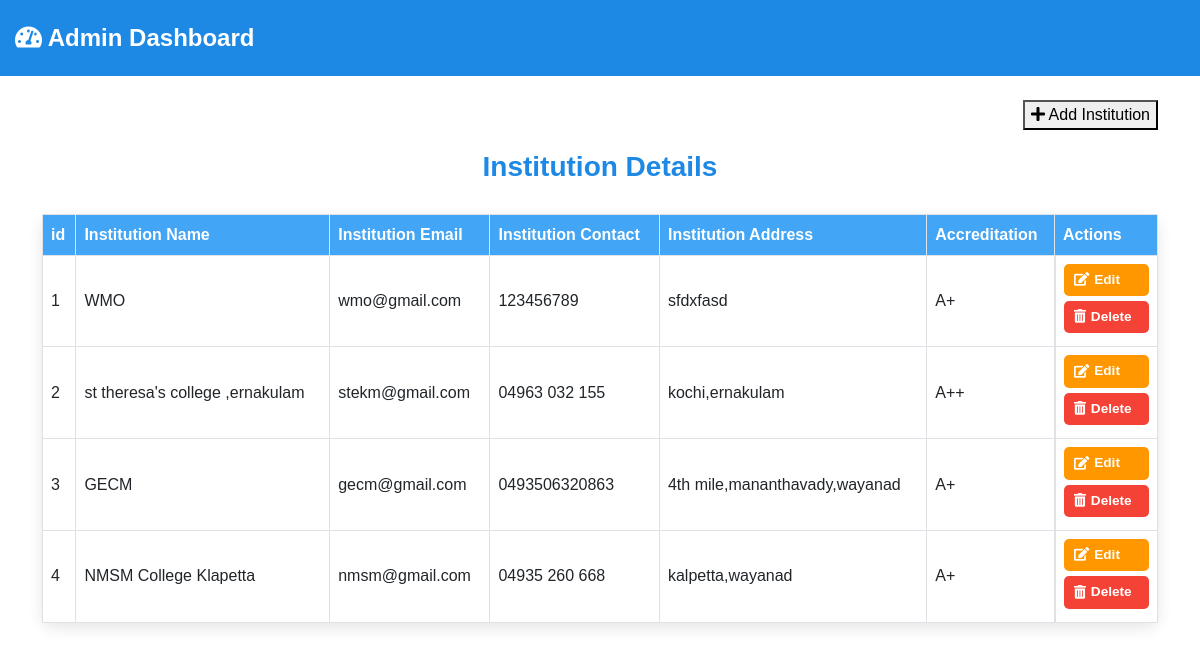
The app's page /myapp/view_institution_details, older data.
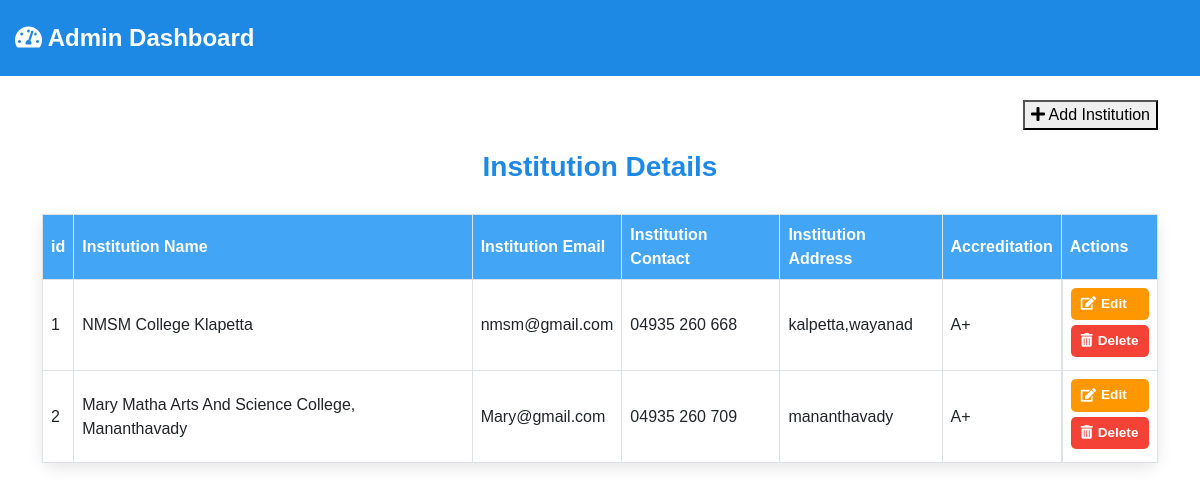
The same page, newer data.
### myapp/models.py (models this page shows)
class institution_model(models.Model):
    institution_name = models.CharField(max_length=100, null=True, blank=True)
    institution_address = models.CharField(max_length=100, null=True, blank=True)
    institution_contact = models.CharField(max_length=100, null=True, blank=True)
    institution_email = models.CharField(max_length=100, null=True, blank=True)
    institution_accreditation = models.CharField(max_length=100, null=True, blank=True)

### myapp/views.py (the view)
# urls.py: path('view_institution_details', view_institutiondetails.as_view(), name='view_institution_details'),
class view_institutiondetails(View):
   def get(self, request):
        c = institution_model.objects.all()
        return render(request, 'administrator/view_institution_details.html', {'data': c})

### templates/administrator/view_institution_details.html (shortened to what this page needs)
<!DOCTYPE html>
<html lang="en">
<head>
    <link href="https://cdnjs.cloudflare.com/ajax/libs/font-awesome/5.15.3/css/all.min.css" rel="stylesheet">
    <link href="https://cdn.jsdelivr.net/npm/bootstrap@5.3.0/dist/css/bootstrap.min.css" rel="stylesheet">
</head>
<body>
    <nav class="navbar navbar-light">
        <a class="navbar-brand" href="/adminhome">
            <i class="fas fa-tachometer-alt"></i> Admin Dashboard
        </a>
    </nav>
    <div class="container mt-4">
        <div class="add-btn-container">
            <button class="add-btn" onclick="window.location.href='/institution_details'">
                <i class="fas fa-plus"></i> Add Institution
            </button>
        </div>
        <h3>Institution Details</h3>
        <table class="table table-bordered">
            <thead>
                <tr>
                    <th>id</th>
                    <th>Institution Name</th>
                    <th>Institution Email</th>
                    <th>Institution Contact</th>
                    <th>Institution Address</th>
                    <th>Accreditation</th>
                    <th>Actions</th>
                </tr>
            </thead>
            <tbody>
                {% for i in data %}
                <tr>
                    <td>{{forloop.counter}}</td>
                    <td>{{ i.institution_name }}</td>
                    <td>{{ i.institution_email }}</td>
                    <td>{{ i.institution_contact }}</td>
                    <td>{{ i.institution_address }}</td>
                    <td>{{ i.institution_accreditation }}</td>
                    <td class="action-btns">
                        <button class="edit-btn" onclick="window.location.href='/editint/{{ i.id }}'">
                            <i class="fas fa-edit"></i> Edit
                        </button>
                        <button class="delete-btn" onclick="window.location.href='/deleteint/{{ i.id }}'">
                            <i class="fas fa-trash-alt"></i> Delete
                        </button>
                    </td>
                </tr>
                {% endfor %}
            </tbody>
        </table>
    </div>
</body>
</html>

Row changes from the older to the newer data that the page shows:
removed institution_model: institution_name "WMO", institution_email "wmo@gmail.com", institution_contact "123456789", institution_address "sfdxfasd", institution_accreditation "A+"
removed institution_model: institution_name "st theresa's college ,ernakulam", institution_email "stekm@gmail.com", institution_contact "04963 032 155", institution_address "kochi,ernakulam", institution_accreditation "A++"
removed institution_model: institution_name "GECM", institution_email "gecm@gmail.com", institution_contact "0493506320863", institution_address "4th mile,mananthavady,wayanad", institution_accreditation "A+"
added institution_model: institution_name "Mary Matha Arts And Science College, Mananthavady", institution_email "Mary@gmail.com", institution_contact "04935 260 709", institution_address "mananthavady", institution_accreditation "A+"
